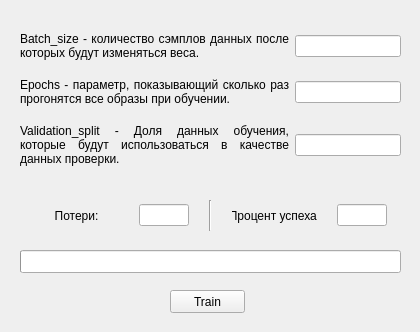
<?xml version="1.0" encoding="UTF-8"?>
<ui version="4.0">
 <class>Form</class>
 <widget class="QWidget" name="Form">
  <property name="geometry">
   <rect>
    <x>0</x>
    <y>0</y>
    <width>420</width>
    <height>332</height>
   </rect>
  </property>
  <property name="windowTitle">
   <string>Form</string>
  </property>
  <widget class="QWidget" name="gridLayoutWidget">
   <property name="geometry">
    <rect>
     <x>20</x>
     <y>20</y>
     <width>381</width>
     <height>161</height>
    </rect>
   </property>
   <layout class="QGridLayout" name="gridLayout">
    <item row="0" column="0">
     <widget class="QLabel" name="labelBatchSize">
      <property name="sizePolicy">
       <sizepolicy hsizetype="Preferred" vsizetype="Preferred">
        <horstretch>0</horstretch>
        <verstretch>0</verstretch>
       </sizepolicy>
      </property>
      <property name="maximumSize">
       <size>
        <width>1500</width>
        <height>16777215</height>
       </size>
      </property>
      <property name="text">
       <string>Batch_size - количество сэмплов данных после которых будут изменяться веса.</string>
      </property>
      <property name="alignment">
       <set>Qt::AlignJustify|Qt::AlignVCenter</set>
      </property>
      <property name="wordWrap">
       <bool>true</bool>
      </property>
     </widget>
    </item>
    <item row="1" column="0">
     <widget class="QLabel" name="labelEpochs">
      <property name="maximumSize">
       <size>
        <width>1500</width>
        <height>16777215</height>
       </size>
      </property>
      <property name="text">
       <string>Epochs - параметр, показывающий сколько раз прогонятся все образы при обучении.</string>
      </property>
      <property name="alignment">
       <set>Qt::AlignJustify|Qt::AlignVCenter</set>
      </property>
      <property name="wordWrap">
       <bool>true</bool>
      </property>
     </widget>
    </item>
    <item row="0" column="1">
     <widget class="QLineEdit" name="textBatchSize">
      <property name="sizePolicy">
       <sizepolicy hsizetype="Maximum" vsizetype="Fixed">
        <horstretch>0</horstretch>
        <verstretch>0</verstretch>
       </sizepolicy>
      </property>
      <property name="maxLength">
       <number>300</number>
      </property>
     </widget>
    </item>
    <item row="2" column="0">
     <widget class="QLabel" name="labelValidationSplit">
      <property name="sizePolicy">
       <sizepolicy hsizetype="Maximum" vsizetype="Preferred">
        <horstretch>0</horstretch>
        <verstretch>0</verstretch>
       </sizepolicy>
      </property>
      <property name="maximumSize">
       <size>
        <width>1500</width>
        <height>16777215</height>
       </size>
      </property>
      <property name="text">
       <string>Validation_split - Доля данных обучения, которые будут использоваться в качестве данных проверки.</string>
      </property>
      <property name="alignment">
       <set>Qt::AlignJustify|Qt::AlignVCenter</set>
      </property>
      <property name="wordWrap">
       <bool>true</bool>
      </property>
     </widget>
    </item>
    <item row="2" column="1">
     <widget class="QLineEdit" name="textValidationSplit">
      <property name="sizePolicy">
       <sizepolicy hsizetype="Maximum" vsizetype="Fixed">
        <horstretch>0</horstretch>
        <verstretch>0</verstretch>
       </sizepolicy>
      </property>
      <property name="maxLength">
       <number>300</number>
      </property>
     </widget>
    </item>
    <item row="1" column="1">
     <widget class="QLineEdit" name="textEpochs">
      <property name="sizePolicy">
       <sizepolicy hsizetype="Maximum" vsizetype="Fixed">
        <horstretch>0</horstretch>
        <verstretch>0</verstretch>
       </sizepolicy>
      </property>
      <property name="maxLength">
       <number>300</number>
      </property>
     </widget>
    </item>
   </layout>
  </widget>
  <widget class="QProgressBar" name="progressTrain">
   <property name="geometry">
    <rect>
     <x>20</x>
     <y>250</y>
     <width>381</width>
     <height>23</height>
    </rect>
   </property>
   <property name="value">
    <number>0</number>
   </property>
   <property name="textVisible">
    <bool>false</bool>
   </property>
  </widget>
  <widget class="QPushButton" name="buttonTrain">
   <property name="geometry">
    <rect>
     <x>170</x>
     <y>290</y>
     <width>75</width>
     <height>23</height>
    </rect>
   </property>
   <property name="text">
    <string>Train</string>
   </property>
  </widget>
  <widget class="QWidget" name="horizontalLayoutWidget">
   <property name="geometry">
    <rect>
     <x>20</x>
     <y>200</y>
     <width>381</width>
     <height>31</height>
    </rect>
   </property>
   <layout class="QHBoxLayout" name="horizontalLayout">
    <property name="sizeConstraint">
     <enum>QLayout::SetDefaultConstraint</enum>
    </property>
    <item>
     <widget class="QLabel" name="labelLoss">
      <property name="sizePolicy">
       <sizepolicy hsizetype="Fixed" vsizetype="Preferred">
        <horstretch>0</horstretch>
        <verstretch>0</verstretch>
       </sizepolicy>
      </property>
      <property name="minimumSize">
       <size>
        <width>85</width>
        <height>0</height>
       </size>
      </property>
      <property name="text">
       <string>Потери:</string>
      </property>
      <property name="alignment">
       <set>Qt::AlignCenter</set>
      </property>
     </widget>
    </item>
    <item>
     <widget class="QLineEdit" name="textLoss">
      <property name="sizePolicy">
       <sizepolicy hsizetype="Minimum" vsizetype="Fixed">
        <horstretch>0</horstretch>
        <verstretch>0</verstretch>
       </sizepolicy>
      </property>
      <property name="minimumSize">
       <size>
        <width>50</width>
        <height>0</height>
       </size>
      </property>
      <property name="maximumSize">
       <size>
        <width>50</width>
        <height>16777215</height>
       </size>
      </property>
      <property name="alignment">
       <set>Qt::AlignCenter</set>
      </property>
     </widget>
    </item>
    <item>
     <widget class="Line" name="line">
      <property name="sizePolicy">
       <sizepolicy hsizetype="Fixed" vsizetype="Minimum">
        <horstretch>0</horstretch>
        <verstretch>0</verstretch>
       </sizepolicy>
      </property>
      <property name="orientation">
       <enum>Qt::Vertical</enum>
      </property>
     </widget>
    </item>
    <item>
     <widget class="QLabel" name="labelAcc">
      <property name="sizePolicy">
       <sizepolicy hsizetype="Fixed" vsizetype="Preferred">
        <horstretch>0</horstretch>
        <verstretch>0</verstretch>
       </sizepolicy>
      </property>
      <property name="maximumSize">
       <size>
        <width>85</width>
        <height>16777215</height>
       </size>
      </property>
      <property name="text">
       <string>Процент успеха:</string>
      </property>
      <property name="alignment">
       <set>Qt::AlignCenter</set>
      </property>
     </widget>
    </item>
    <item>
     <widget class="QLineEdit" name="textAcc">
      <property name="sizePolicy">
       <sizepolicy hsizetype="Minimum" vsizetype="Fixed">
        <horstretch>0</horstretch>
        <verstretch>0</verstretch>
       </sizepolicy>
      </property>
      <property name="minimumSize">
       <size>
        <width>50</width>
        <height>0</height>
       </size>
      </property>
      <property name="maximumSize">
       <size>
        <width>50</width>
        <height>16777215</height>
       </size>
      </property>
     </widget>
    </item>
   </layout>
  </widget>
 </widget>
 <resources/>
 <connections/>
</ui>
